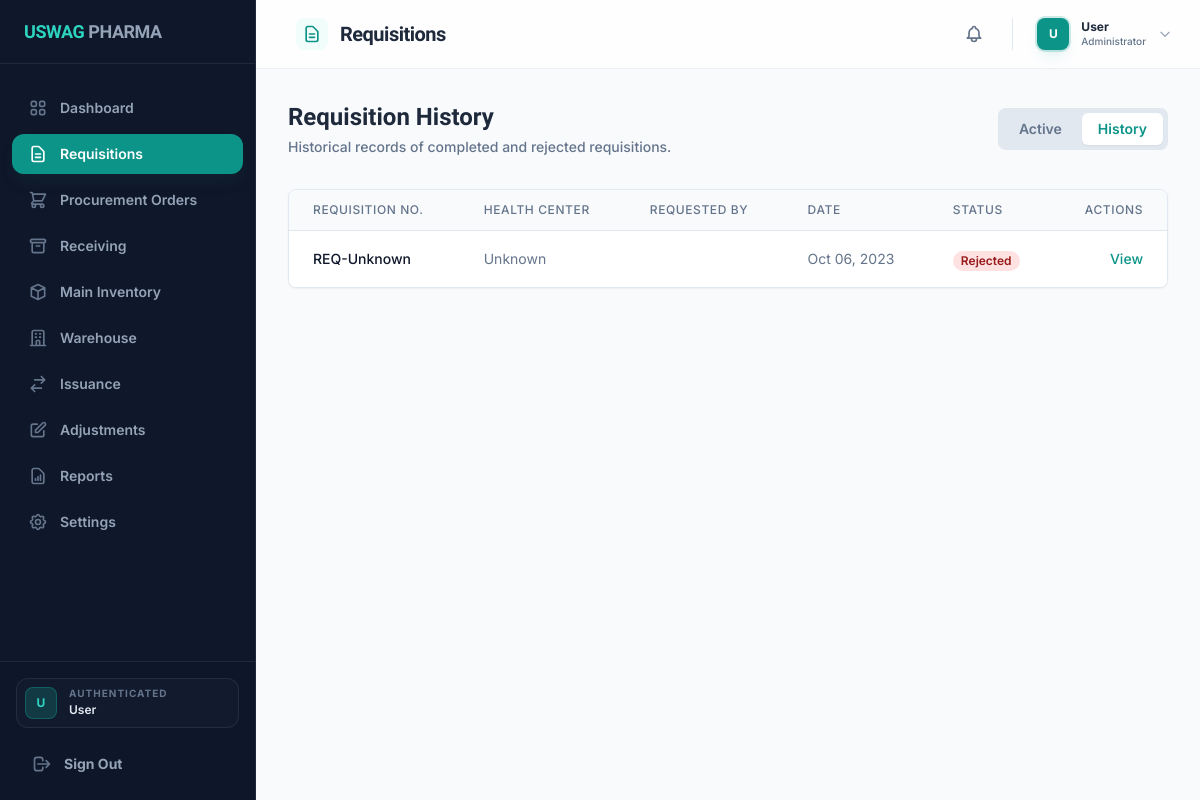
The app's page /index.php?page=requisitions&tab=history (signed in) with its own data.
### tables this page shows
CREATE TABLE Requisition (
    RequisitionID INT AUTO_INCREMENT PRIMARY KEY,
    RequisitionNumber VARCHAR(100) UNIQUE,  
    HealthCenterID INT,
    UserID INT,
    RequestDate DATETIME NOT NULL,
    StatusType VARCHAR(50) DEFAULT 'Pending',
    CreatedAt TIMESTAMP DEFAULT CURRENT_TIMESTAMP,
    FOREIGN KEY (HealthCenterID) REFERENCES HealthCenters(HealthCenterID) ON DELETE SET NULL,
    FOREIGN KEY (UserID) REFERENCES Users(UserID) ON DELETE SET NULL
);

### includes/db.php (called while the page is built, shortened)
<?php
class Database {
    private static $instance = null;
    private $conn;
    private function __construct() {
        try {
            $dsn = "mysql:host=" . DB_HOST . ";dbname=" . DB_NAME . ";charset=" . DB_CHARSET;
            $options = [
                PDO::ATTR_ERRMODE            => PDO::ERRMODE_EXCEPTION,
                PDO::ATTR_DEFAULT_FETCH_MODE => PDO::FETCH_ASSOC,
                PDO::ATTR_EMULATE_PREPARES   => false,
            ];
            $this->conn = new PDO($dsn, DB_USER, DB_PASS, $options);
        } catch (PDOException $e) {
            error_log("Database Connection Error: " . $e->getMessage());
            throw new Exception("Database connection failed. Please check your configuration.");
        }
    }
    public static function getInstance() {
        if (self::$instance === null) {
            self::$instance = new Database();
        }
        return self::$instance;
    }
    public function fetchAll($sql, $params = []) {
        try {
            $stmt = $this->conn->prepare($sql);
            $stmt->execute($params);
            return $stmt->fetchAll();
        } catch (PDOException $e) {
            error_log("Fetch All Error: " . $e->getMessage());
            return [];
        }
    }
    public function fetchOne($sql, $params = []) {
        try {
            $stmt = $this->conn->prepare($sql);
            $stmt->execute($params);
            return $stmt->fetch();
        } catch (PDOException $e) {
            error_log("Fetch One Error: " . $e->getMessage());
            return null;
        }
    }
}
$db = Database::getInstance();
function get_data($file) {
    global $db;
    switch($file) {
        case 'health_centers':
            return $db->fetchAll("SELECT * FROM HealthCenters");
        case 'items':
            return $db->fetchAll("SELECT * FROM Item");
        case 'requisitions':
            $reqs = $db->fetchAll("
                SELECT r.*, i.IssuanceID
                FROM Requisition r
                LEFT JOIN Issuance i ON r.RequisitionID = i.RequisitionID
                ORDER BY r.RequestDate DESC
            ");
            foreach ($reqs as &$req) {
                $req['RequisitionItems'] = $db->fetchAll(
                    "SELECT ri.*, i.ItemName FROM RequisitionItem ri
                     JOIN Item i ON ri.ItemID = i.ItemID
                     WHERE ri.RequisitionID = ?",
                    [$req['RequisitionID']]
                );
                $req['IssuedItems'] = [];
                $req['ApprovalLogs'] = $db->fetchAll(
                    "SELECT al.*, CONCAT(u.FName, ' ', u.LName) as ApprovedByFullName
                     FROM ApprovalLog al
                     LEFT JOIN Users u ON al.UserID = u.UserID
                     WHERE al.RequisitionID = ?
                     ORDER BY al.DecisionDate DESC",
                    [$req['RequisitionID']]
                );
                $req['Adjustments'] = $db->fetchAll(
                    "SELECT ra.*, CONCAT(u.FName, ' ', u.LName) as AdjustedByFullName
                     FROM RequisitionAdjustment ra
                     JOIN Issuance i ON ra.IssuanceID = i.IssuanceID
                     LEFT JOIN Users u ON ra.UserID = u.UserID
                     WHERE i.RequisitionID = ?
                     ORDER BY ra.AdjustmentDate DESC",
                    [$req['RequisitionID']]
                );
                $hc = $db->fetchOne(
                    "SELECT Name FROM HealthCenters WHERE HealthCenterID = ?",
                    [$req['HealthCenterID']]
                );
                $req['HealthCenterName'] = $hc['Name'] ?? 'Unknown';
                $user = $db->fetchOne(
                    "SELECT FName, LName FROM Users WHERE UserID = ?",
                    [$req['UserID']]
                );
            }
            return $reqs;
    }
}

### pages/requisitions.php (shortened to what this page needs)
<?php
$requisitions = get_data('requisitions');
$tab = $_GET['tab'] ?? 'active';
if ($tab === 'history') {
    $filteredRequisitions = array_filter($requisitions, function($r) {
        return in_array($r['StatusType'], ['Completed', 'Rejected']);
    });
} else {
    $filteredRequisitions = array_filter($requisitions, function($r) {
        return in_array($r['StatusType'], ['Pending', 'Approved']);
    });
}
?>
<div class="space-y-6">
    <div class="flex flex-col md:flex-row md:items-center justify-between gap-6 mb-8">
        <div class="space-y-1">
            <h2 class="text-2xl font-bold text-slate-800 dark:text-white">
                <?php echo $tab === 'active' ? 'Request Queue' : 'Requisition History'; ?>
            </h2>
            <p class="text-slate-500 font-medium text-sm">
                <?php echo $tab === 'active' ? 'Monitor and manage all item requests from health centers and departments.' : 'Historical records of completed and rejected requisitions.'; ?>
            </p>
        </div>
        <div class="flex items-center gap-3">
            <div class="flex space-x-1 bg-slate-200 dark:bg-slate-700/50 p-1 rounded-lg border border-slate-200/50 dark:border-slate-800/50">
                <a href="index.php?page=requisitions&tab=active" class="px-4 py-1.5 text-sm font-semibold rounded-md transition-colors <?php echo $tab === 'active' ? 'bg-white dark:bg-slate-600 shadow-sm text-primary dark:text-white' : 'text-slate-500 dark:text-slate-400 hover:bg-white/50 dark:hover:bg-slate-600/50'; ?>">Active</a>
                <a href="index.php?page=requisitions&tab=history" class="px-4 py-1.5 text-sm font-semibold rounded-md transition-colors <?php echo $tab === 'history' ? 'bg-white dark:bg-slate-600 shadow-sm text-primary dark:text-white' : 'text-slate-500 dark:text-slate-400 hover:bg-white/50 dark:hover:bg-slate-600/50'; ?>">History</a>
            </div>
        </div>
    </div>
    <div class="bg-white dark:bg-slate-800 rounded-lg shadow-sm border border-slate-200 dark:border-slate-700 overflow-hidden">
        <div class="overflow-x-auto">
            <table class="min-w-full divide-y divide-slate-200 dark:divide-slate-700">
                <thead class="bg-slate-50 dark:bg-slate-700">
                    <tr>
                         <th class="px-6 py-3 text-left text-xs font-medium text-slate-500 dark:text-slate-300 uppercase tracking-wider">Requisition No.</th>
                        <th class="px-6 py-3 text-left text-xs font-medium text-slate-500 dark:text-slate-300 uppercase tracking-wider">Health Center</th>
                        <th class="px-6 py-3 text-left text-xs font-medium text-slate-500 dark:text-slate-300 uppercase tracking-wider">Requested By</th>
                        <th class="px-6 py-3 text-left text-xs font-medium text-slate-500 dark:text-slate-300 uppercase tracking-wider">Date</th>
                        <th class="px-6 py-3 text-left text-xs font-medium text-slate-500 dark:text-slate-300 uppercase tracking-wider">Status</th>
                        <th class="px-6 py-3 text-right text-xs font-medium text-slate-500 dark:text-slate-300 uppercase tracking-wider">Actions</th>
                    </tr>
                </thead>
                <tbody class="bg-white dark:bg-slate-800 divide-y divide-slate-200 dark:divide-slate-700">
                    <?php if (empty($filteredRequisitions)): ?>
                    <tr>
                        <td colspan="6" class="px-6 py-4 text-center text-sm text-slate-500">
                            <?php echo $tab === 'active' ? 'No active requisitions found.' : 'No requisition history found.'; ?>
                        </td>
                    </tr>
                    <?php else: ?>
                        <?php
                        foreach ($filteredRequisitions as $r):
                            $statusColor = 'bg-slate-100 text-slate-800';
                            if ($r['StatusType'] === 'Rejected') $statusColor = 'bg-red-100 text-red-800';
                            $rJson = htmlspecialchars(json_encode($r), ENT_QUOTES, 'UTF-8');
                        ?>
                        <tr>
                            <td class="px-6 py-4 whitespace-nowrap text-sm font-medium text-slate-900 dark:text-white"><?php echo $r['RequisitionNumber'] ?? 'REQ-Unknown'; ?></td>
                            <td class="px-6 py-4 whitespace-nowrap text-sm text-slate-500 dark:text-slate-400"><?php echo $r['HealthCenterName']; ?></td>
                            <td class="px-6 py-4 whitespace-nowrap text-sm text-slate-500 dark:text-slate-400"><?php echo $r['RequestedByFullName']; ?></td>
                            <td class="px-6 py-4 whitespace-nowrap text-sm text-slate-500 dark:text-slate-400"><?php echo date('M d, Y', strtotime($r['RequestedDate'] ?? $r['RequestDate'] ?? 'now')); ?></td>
                            <td class="px-6 py-4 whitespace-nowrap">
                                <span class="px-2 inline-flex text-xs leading-5 font-semibold rounded-full <?php echo $statusColor; ?>">
                                    <?php echo $r['StatusType']; ?>
                                </span>
                            </td>
                            <td class="px-6 py-4 whitespace-nowrap text-right text-sm font-medium">
                                <button onclick='openRequisitionDetailsModal(<?php echo $rJson; ?>)' class="text-primary hover:text-cyan-900 dark:hover:text-cyan-400">View</button>
                            </td>
                        </tr>
                        <?php endforeach; ?>
                    <?php endif; ?>
                </tbody>
            </table>
        </div>
    </div>
</div>

### css/style.css (style rules this page uses)
:root { --color-primary: #0d9488; --color-primary-hover: #0f766e; --color-bg-surface: #ffffff; --color-bg-muted: #f8fafc; --color-text-base: #0f172a; --color-text-muted: #475569; --color-text-subtle: #94a3b8; --color-border: #e2e8f0; --font-heading: 'Plus Jakarta Sans', 'Inter', sans-serif; --font-body: 'Inter', sans-serif; }
body { font-family: var(--font-body); color: var(--color-text-base); background-color: var(--color-bg-muted); -webkit-font-smoothing: antialiased; -moz-osx-font-smoothing: grayscale; }
h1, h2, h3, h4, h5, h6, .font-display { font-family: var(--font-heading); }

### records on screen
requisition: RequisitionNumber "REQ-Unknown", HealthCenterName "Unknown", RequestDate "Oct 06, 2023", StatusType "Rejected"

### other values on screen
$item['label'] "Dashboard"
$item['label'] "Requisitions"
$item['label'] "Procurement Orders"
$item['label'] "Receiving"
$item['label'] "Main Inventory"
$item['label'] "Warehouse"
$item['label'] "Issuance"
$item['label'] "Adjustments"
$item['label'] "Reports"
$item['label'] "Settings"
substr($_SESSION['user']['FirstName'] ?? 'U', 0, 1) "U"
$_SESSION['user']['FirstName'] "User"
$pageTitle "Requisitions"
substr($user['FirstName'] ?? 'U', 0, 1) "U"
$user['FirstName'] "User"
